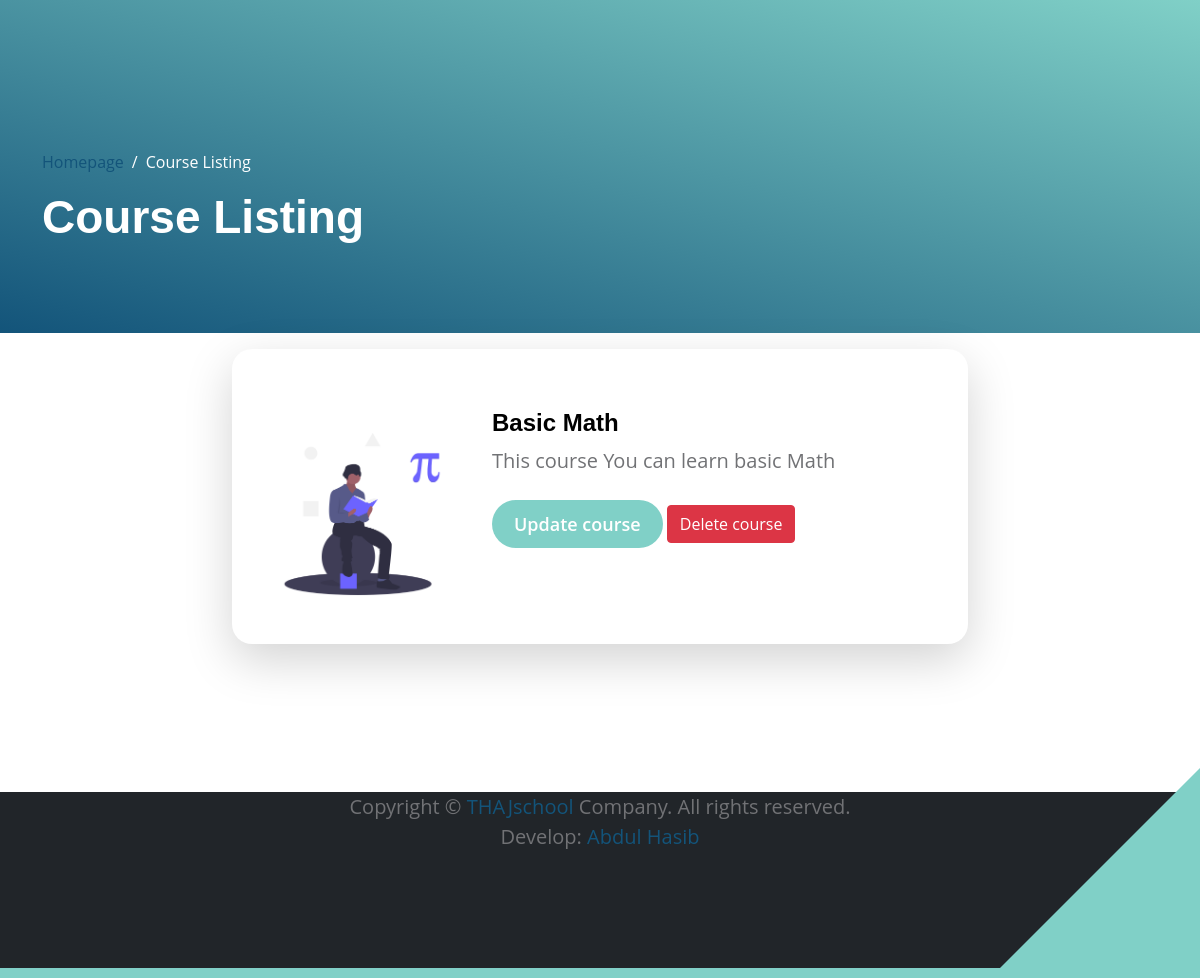
Page /teacher/edit_page/ (signed in) on the committed database.
### teachers/models.py (models this page shows, shortened)
class addCourses(models.Model):
  user = models.ForeignKey(Teacher, related_name='account', on_delete=models.CASCADE)
  title = models.CharField(max_length=100)
  slug = models.SlugField(unique=True)
  description = models.TextField(max_length=1000)
  department = models.ForeignKey(Department, on_delete=models.CASCADE)
  created_date = models.DateTimeField(auto_now_add=True)
  modified_date = models.DateTimeField(auto_now=True)
  available_courses= models.BooleanField(default=True)
  price = models.IntegerField()
  course_duration = models.CharField(max_length=50)
  course_content = models.TextField(max_length=2000)
  img = models.ImageField(upload_to='images/', blank =True)
  video = models.FileField(upload_to='teacher/course-video/', blank=True)
  course_video = models.FileField(upload_to='teacher/course-video/', blank=True)

### teachers/views.py (the view)
# urls.py: path('edit_page/', views.EditPageCourses, name = 'edit_page'),
def EditPageCourses(request):
  context = addCourses.objects.filter(user = request.user)
  return render(request, 'edit_courses.html', {'context':context})

### teachers/context_processors.py (called while the page is built)
def menu_links(request):
  links = Department.objects.all()
  return dict(links = links)

### teachers/templates/edit_courses.html
{% extends "base.html" %}
{% load static %}
{% block content %}
<div class="site-header d-flex flex-column justify-content-center align-items-center">
  <div class="container">
      <div class="row align-items-center">
          <div class="col-lg-5 col-12">
              <nav aria-label="breadcrumb">
                  <ol class="breadcrumb">
                      <li class="breadcrumb-item"><a href="{% url 'profile' %}">Homepage</a></li>
                      <li class="breadcrumb-item active" aria-current="page">Course Listing</li>
                  </ol>
              </nav>
              <h2 class="text-white">Course Listing</h2>
          </div>
      </div>
  </div>
</div>
<section class="section-padding">
  <div class="container">
      <div class="row">
          <div class="col-lg-8 col-12 mt-3 mx-auto">
            {% if request.user.is_authenticated %}
            {% for i in context %}
              <div class="custom-block custom-block-topics-listing bg-white shadow-lg mb-5">
                  <div class="d-flex">
                      <img src="{{ i.img.url }}" class="custom-block-image img-fluid" alt="">
                      <div class="custom-block-topics-listing-info d-flex">
                          <div>
                              <h5 class="mb-2">{{i.title}}</h5>
                              <p class="mb-0">{{i.description}}</p>
                              <a href="{% url 'update_course' i.id %}" class="btn custom-btn mt-3 mt-lg-4">Update course</a>
                              <a href="{% url 'delete_course' i.id %}" class="btn btn-danger mt-3 mt-lg-4">Delete course</a>
                          </div>
                      </div>
                  </div>
              </div>
          {% endfor %}
          {% endif %}
          </div>
      </div>
  </div>
</section>
{% endblock content %}

### static/css/templatemo-topic-listing.css (style rules this page uses)
:root { --white-color: #ffffff; --primary-color: #13547a; --secondary-color: #80d0c7; --section-bg-color: #f0f8ff; --custom-btn-bg-color: #80d0c7; --custom-btn-bg-hover-color: #13547a; --dark-color: #000000; --p-color: #717275; --border-color: #7fffd4; --link-hover-color: #13547a; --body-font-family: 'Open Sans', sans-serif; --title-font-family: 'Montserrat', sans-serif; --h1-font-size: 58px; --h2-font-size: 46px; --h3-font-size: 32px; --h4-font-size: 28px; --h5-font-size: 24px; --h6-font-size: 22px; --p-font-size: 20px; --menu-font-size: 14px; --btn-font-size: 18px; --copyright-font-size: 16px; --border-radius-large: 100px; --border-radius-medium: 20px; --border-radius-small: 10px; --font-weight-normal: 400; --font-weight-medium: 500; --font-weight-semibold: 600; --font-weight-bold: 700; }
body { background-color: var(--white-color); font-family: var(--body-font-family); }
h2, h3, h4, h5, h6 { color: var(--dark-color); }
h1, h2, h3, h4, h5, h6 { font-family: var(--title-font-family); font-weight: var(--font-weight-semibold); }
h2 { font-size: var(--h2-font-size); font-weight: var(--font-weight-bold); }
h5 { font-size: var(--h5-font-size); }
p { color: var(--p-color); font-size: var(--p-font-size); font-weight: var(--font-weight-normal); }
a, button { touch-action: manipulation; transition: all 0.3s; }
a { display:inline; color: var(--primary-color); text-decoration: none; }
.section-padding { padding-bottom: 100px; }
.custom-btn { background: var(--custom-btn-bg-color); border: 2px solid transparent; border-radius: var(--border-radius-large); color: var(--white-color); font-size: var(--btn-font-size); font-weight: var(--font-weight-semibold); line-height: normal; transition: all 0.3s; padding: 10px 20px; }
.site-header { background-image: linear-gradient(15deg, #13547a 0%, #80d0c7 100%); padding-top: 150px; padding-bottom: 80px; }
.site-header .container { height: 100%; }
.breadcrumb-item+.breadcrumb-item::before, .breadcrumb-item a:hover, .breadcrumb-item.active { color: var(--white-color); }
.custom-block { border-radius: var(--border-radius-medium); position: relative; overflow: hidden; padding: 30px; transition: all 0.3s ease; height: 100%; }
.custom-block-image { display: block; width: 100%; height: 200px; object-fit: cover; margin-top: 35px; }
.custom-block-topics-listing-info { margin: 30px 20px 20px 30px; }
.custom-block-topics-listing { height: inherit; }
.custom-block-topics-listing .custom-block-image { width: 200px; }
a { touch-action: manipulation; }

### rows in the picture
addCourses: img (picture), title "Basic Math", description "This course You can learn basic Math"
